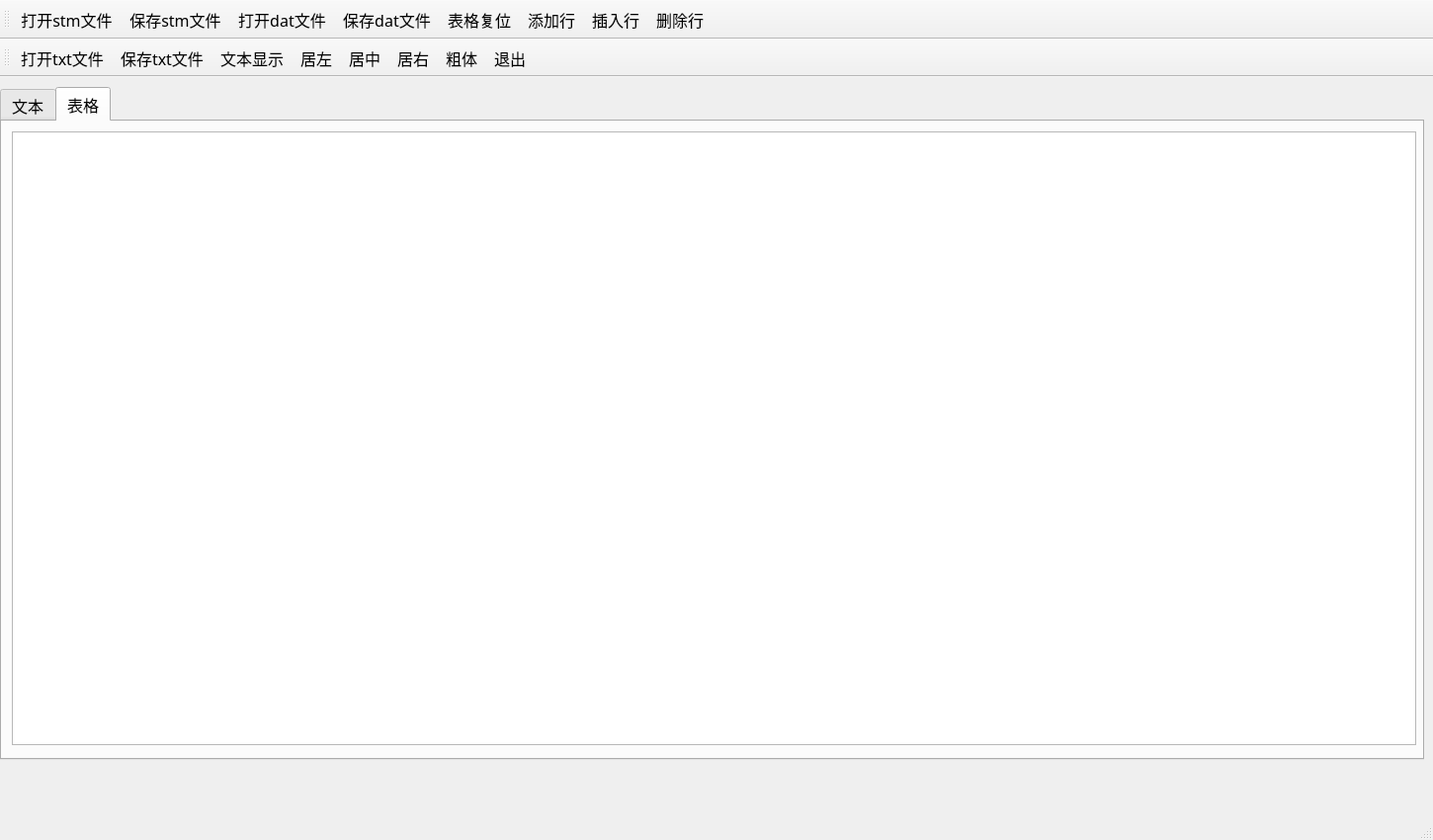
<?xml version="1.0" encoding="UTF-8"?>
<ui version="4.0">
 <class>TestDataStream</class>
 <widget class="QMainWindow" name="TestDataStream">
  <property name="geometry">
   <rect>
    <x>0</x>
    <y>0</y>
    <width>1450</width>
    <height>850</height>
   </rect>
  </property>
  <property name="minimumSize">
   <size>
    <width>1450</width>
    <height>850</height>
   </size>
  </property>
  <property name="maximumSize">
   <size>
    <width>1450</width>
    <height>850</height>
   </size>
  </property>
  <property name="font">
   <font>
    <family>楷体</family>
    <pointsize>12</pointsize>
   </font>
  </property>
  <property name="windowTitle">
   <string>TestDataStream</string>
  </property>
  <widget class="QWidget" name="centralwidget">
   <widget class="QTabWidget" name="tabWidget">
    <property name="geometry">
     <rect>
      <x>0</x>
      <y>10</y>
      <width>1441</width>
      <height>681</height>
     </rect>
    </property>
    <property name="currentIndex">
     <number>1</number>
    </property>
    <widget class="QWidget" name="tab1">
     <attribute name="title">
      <string>文本</string>
     </attribute>
     <widget class="QPlainTextEdit" name="plainTextEdit">
      <property name="geometry">
       <rect>
        <x>10</x>
        <y>10</y>
        <width>1271</width>
        <height>621</height>
       </rect>
      </property>
     </widget>
    </widget>
    <widget class="QWidget" name="tab2">
     <attribute name="title">
      <string>表格</string>
     </attribute>
     <widget class="QTableView" name="tableView">
      <property name="geometry">
       <rect>
        <x>10</x>
        <y>10</y>
        <width>1421</width>
        <height>621</height>
       </rect>
      </property>
      <property name="font">
       <font>
        <family>楷体</family>
        <pointsize>12</pointsize>
       </font>
      </property>
     </widget>
    </widget>
   </widget>
  </widget>
  <widget class="QMenuBar" name="menubar">
   <property name="geometry">
    <rect>
     <x>0</x>
     <y>0</y>
     <width>1450</width>
     <height>29</height>
    </rect>
   </property>
  </widget>
  <widget class="QStatusBar" name="statusbar"/>
  <widget class="QToolBar" name="toolBar1">
   <property name="windowTitle">
    <string>toolBar</string>
   </property>
   <property name="toolButtonStyle">
    <enum>Qt::ToolButtonTextBesideIcon</enum>
   </property>
   <attribute name="toolBarArea">
    <enum>TopToolBarArea</enum>
   </attribute>
   <attribute name="toolBarBreak">
    <bool>false</bool>
   </attribute>
   <addaction name="actOpen"/>
   <addaction name="actSave"/>
   <addaction name="actOpenBin"/>
   <addaction name="actSaveBin"/>
   <addaction name="actTabReset"/>
   <addaction name="actAppend"/>
   <addaction name="actInsert"/>
   <addaction name="actDelete"/>
  </widget>
  <widget class="QToolBar" name="toolBar2">
   <property name="windowTitle">
    <string>toolBar_2</string>
   </property>
   <property name="toolButtonStyle">
    <enum>Qt::ToolButtonTextBesideIcon</enum>
   </property>
   <attribute name="toolBarArea">
    <enum>TopToolBarArea</enum>
   </attribute>
   <attribute name="toolBarBreak">
    <bool>true</bool>
   </attribute>
   <addaction name="actOpenTxt"/>
   <addaction name="actSaveTxt"/>
   <addaction name="actModelData"/>
   <addaction name="actAlignLeft"/>
   <addaction name="actAlignCenter"/>
   <addaction name="actAlignRight"/>
   <addaction name="actFontBold"/>
   <addaction name="actExit"/>
  </widget>
  <action name="actOpen">
   <property name="icon">
    <iconset resource="icons.qrc">
     <normaloff>:/icons/open.bmp</normaloff>:/icons/open.bmp</iconset>
   </property>
   <property name="text">
    <string>打开stm文件</string>
   </property>
   <property name="toolTip">
    <string>打开预定义编码文件</string>
   </property>
  </action>
  <action name="actSave">
   <property name="enabled">
    <bool>true</bool>
   </property>
   <property name="icon">
    <iconset resource="icons.qrc">
     <normaloff>:/icons/save.bmp</normaloff>:/icons/save.bmp</iconset>
   </property>
   <property name="text">
    <string>保存stm文件</string>
   </property>
   <property name="toolTip">
    <string>保存为预定义编码文件</string>
   </property>
  </action>
  <action name="actAppend">
   <property name="enabled">
    <bool>true</bool>
   </property>
   <property name="icon">
    <iconset resource="icons.qrc">
     <normaloff>:/icons/append.bmp</normaloff>:/icons/append.bmp</iconset>
   </property>
   <property name="text">
    <string>添加行</string>
   </property>
   <property name="toolTip">
    <string>添加一行</string>
   </property>
  </action>
  <action name="actInsert">
   <property name="enabled">
    <bool>true</bool>
   </property>
   <property name="icon">
    <iconset resource="icons.qrc">
     <normaloff>:/icons/306.bmp</normaloff>:/icons/306.bmp</iconset>
   </property>
   <property name="text">
    <string>插入行</string>
   </property>
   <property name="toolTip">
    <string>插入一行</string>
   </property>
  </action>
  <action name="actDelete">
   <property name="enabled">
    <bool>true</bool>
   </property>
   <property name="icon">
    <iconset resource="icons.qrc">
     <normaloff>:/icons/delete.bmp</normaloff>:/icons/delete.bmp</iconset>
   </property>
   <property name="text">
    <string>删除行</string>
   </property>
   <property name="toolTip">
    <string>删除当前行</string>
   </property>
  </action>
  <action name="actExit">
   <property name="icon">
    <iconset resource="icons.qrc">
     <normaloff>:/icons/exit.bmp</normaloff>:/icons/exit.bmp</iconset>
   </property>
   <property name="text">
    <string>退出</string>
   </property>
   <property name="toolTip">
    <string>退出</string>
   </property>
  </action>
  <action name="actModelData">
   <property name="icon">
    <iconset resource="icons.qrc">
     <normaloff>:/icons/import1.bmp</normaloff>:/icons/import1.bmp</iconset>
   </property>
   <property name="text">
    <string>文本显示</string>
   </property>
   <property name="toolTip">
    <string>模型数据显示到文本框里</string>
   </property>
  </action>
  <action name="actAlignLeft">
   <property name="icon">
    <iconset resource="icons.qrc">
     <normaloff>:/icons/508.bmp</normaloff>:/icons/508.bmp</iconset>
   </property>
   <property name="text">
    <string>居左</string>
   </property>
   <property name="toolTip">
    <string>文字左对齐</string>
   </property>
  </action>
  <action name="actAlignCenter">
   <property name="icon">
    <iconset resource="icons.qrc">
     <normaloff>:/icons/510.bmp</normaloff>:/icons/510.bmp</iconset>
   </property>
   <property name="text">
    <string>居中</string>
   </property>
   <property name="toolTip">
    <string>文字居中</string>
   </property>
  </action>
  <action name="actAlignRight">
   <property name="icon">
    <iconset resource="icons.qrc">
     <normaloff>:/icons/512.bmp</normaloff>:/icons/512.bmp</iconset>
   </property>
   <property name="text">
    <string>居右</string>
   </property>
   <property name="toolTip">
    <string>文字右对齐</string>
   </property>
  </action>
  <action name="actFontBold">
   <property name="checkable">
    <bool>true</bool>
   </property>
   <property name="icon">
    <iconset resource="icons.qrc">
     <normaloff>:/icons/500.bmp</normaloff>:/icons/500.bmp</iconset>
   </property>
   <property name="text">
    <string>粗体</string>
   </property>
   <property name="toolTip">
    <string>粗体字体</string>
   </property>
  </action>
  <action name="actTabReset">
   <property name="icon">
    <iconset resource="icons.qrc">
     <normaloff>:/icons/100.bmp</normaloff>:/icons/100.bmp</iconset>
   </property>
   <property name="text">
    <string>表格复位</string>
   </property>
   <property name="toolTip">
    <string>表格复位</string>
   </property>
  </action>
  <action name="actOpenBin">
   <property name="icon">
    <iconset resource="icons.qrc">
     <normaloff>:/icons/126.bmp</normaloff>:/icons/126.bmp</iconset>
   </property>
   <property name="text">
    <string>打开dat文件</string>
   </property>
   <property name="toolTip">
    <string>打开标准编码文件</string>
   </property>
  </action>
  <action name="actSaveBin">
   <property name="icon">
    <iconset resource="icons.qrc">
     <normaloff>:/icons/066.GIF</normaloff>:/icons/066.GIF</iconset>
   </property>
   <property name="text">
    <string>保存dat文件</string>
   </property>
   <property name="toolTip">
    <string>保存为标准编码文件</string>
   </property>
  </action>
  <action name="actOpenTxt">
   <property name="icon">
    <iconset resource="icons.qrc">
     <normaloff>:/icons/open.bmp</normaloff>:/icons/open.bmp</iconset>
   </property>
   <property name="text">
    <string>打开txt文件</string>
   </property>
   <property name="toolTip">
    <string>打开txt文件</string>
   </property>
  </action>
  <action name="actSaveTxt">
   <property name="icon">
    <iconset resource="icons.qrc">
     <normaloff>:/icons/save.bmp</normaloff>:/icons/save.bmp</iconset>
   </property>
   <property name="text">
    <string>保存txt文件</string>
   </property>
   <property name="toolTip">
    <string>保存txt文件</string>
   </property>
  </action>
 </widget>
 <resources>
  <include location="icons.qrc"/>
 </resources>
 <connections>
  <connection>
   <sender>actExit</sender>
   <signal>triggered()</signal>
   <receiver>TestDataStream</receiver>
   <slot>close()</slot>
   <hints>
    <hint type="sourcelabel">
     <x>-1</x>
     <y>-1</y>
    </hint>
    <hint type="destinationlabel">
     <x>633</x>
     <y>453</y>
    </hint>
   </hints>
  </connection>
 </connections>
</ui>
